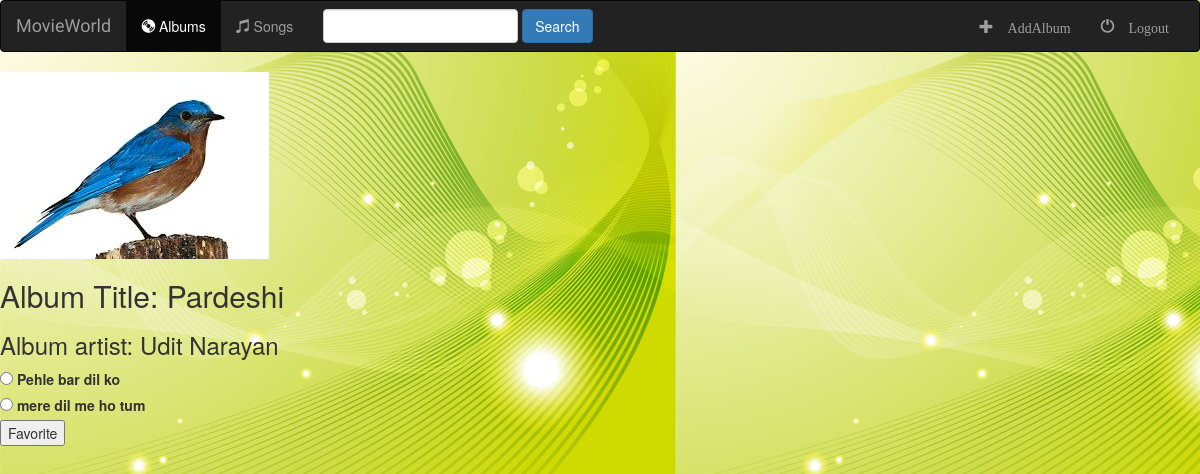
/music/2/, run on an earlier commit of the app's database.
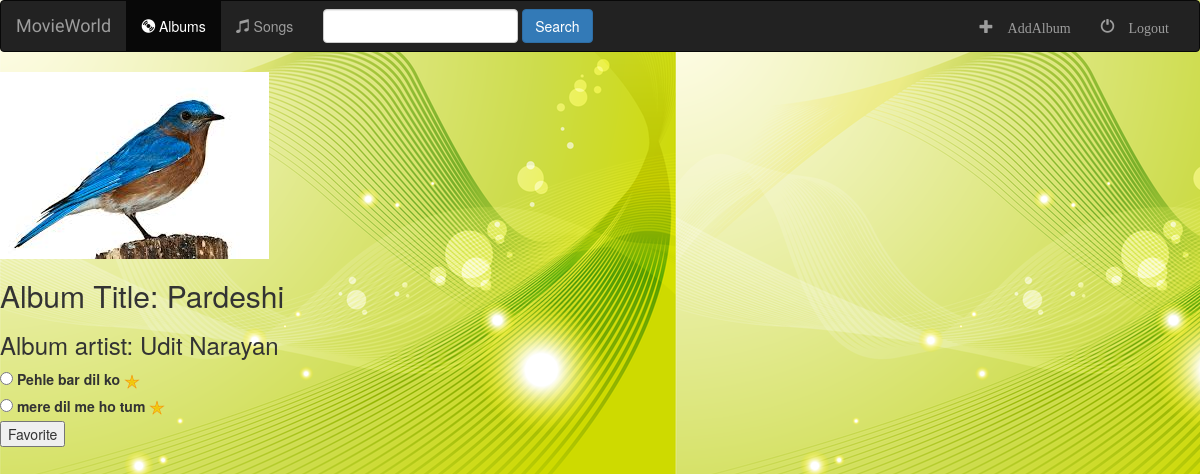
And on a later commit of the database.
### music/models.py (models this page shows, shortened)
class Album(models.Model):
    artist = models.CharField(max_length=200)
    album_title = models.CharField(max_length=200)
    genre = models.CharField(max_length=200)
    album_logo = models.CharField(max_length=200)

class Song(models.Model):
    album = models.ForeignKey(Album, on_delete=models.CASCADE)
    song_title = models.CharField(max_length=200)
    file_type = models.CharField(max_length=100)
    is_favorite = models.BooleanField(default=False)

### music/views.py (the view)
# urls.py: path('<int:id>/', views.details, name='detail'),
def details(request, id):
    album = get_object_or_404(Album, pk=id)
    return render(request, 'music/detail.html', {'album': album})

### music/templates/music/detail.html (shortened to what this page needs)
{% extends 'music/base.html' %}
{% load static %}
{% block body %}
    <img src="{% static 'music/images/bird.jpg' %}">
    <h2>Album Title: {{album.album_title}}</h2>
    <h3>Album artist: {{album.artist}}</h3>
    {% if error_msg %}
        <p><strong>{{error_msg}}</strong></p>
    {% else %}
    <form action="{% url 'music:favorite' album.id %}" method="post">
        {% for song in album.song_set.all %}
            <input type="radio" id="song{{ forloop.counter }}" name="song" value="{{song.id}}"/>
            <label for="song{{ forloop.counter }}">
                {{song.song_title}}
                {% if song.is_favorite %}
                    <img src="{% static 'music/images/star.png' %}" alt="my image"/>
                {% endif %}
            </label><br>
        {% endfor %}
        <input type="submit" value="Favorite">
    </form>
    {% endif %}
{% endblock %}

### music/templates/music/base.html (shortened to what this page needs)
<!DOCTYPE html>
<html lang="en">
<head>
    {% load staticfiles %}
    <link type="text/css" rel="stylesheet" href="{% static 'music/styles.css' %}"/>
    <link type="text/css" rel="stylesheet" href="https://maxcdn.bootstrapcdn.com/bootstrap/3.3.6/css/bootstrap.min.css">
</head>
<body>
    <nav class="navbar navbar-inverse">
    <div class="container-fluid">
        <div class="navbar-header">
            <a class="navbar-brand" href="{% url 'music:index' %}">MovieWorld</a>
        </div>
        <div class="collapse navbar-collapse" id="topNavBar">
            <ul class="nav navbar-nav">
                <li class="active">
                    <a href="{% url 'music:index' %}">
                        <span class="glyphicon glyphicon-cd" aria-hidden="true"></span>&nbsp;Albums
                    </a>
                </li>
                <li class="">
                    <a href="#">
                        <span class="glyphicon glyphicon-music" aria-hidden="true"></span>&nbsp;Songs
                    </a>
                </li>
            </ul>
            <form class="navbar-form navbar-left" role="search" method="get" action="#">
                <div class="form-group">
                    <input type="text" class="form-control" name="q" value="">
                </div>
                <button type="submit" class="btn btn-primary">Search</button>
            </form>
            <ul class="nav navbar-nav navbar-right">
                <li class="">
                    <a href="#">
                        <span class="glyphicon glyphicon-plus" aria-hidden="true">&nbsp;AddAlbum</span>
                    </a>
                </li>
                <li class="">
                    <a href="#">
                        <span class="glyphicon glyphicon-off" aria-hidden="true">&nbsp;Logout</span>
                    </a>
                </li>
            </ul>
        </div>
    </div>
</nav>
{% block body%}
{% endblock%}
</body>
</html>

### music/static/music/styles.css (style rules this page uses)
body { background: url('images/background.png') }
.navbar { border-radius:0 }
.navbar-brand { font-family:'Satisfy',cursive; }

What changed in the data, as far as the page shows it:
changed Song "Pehle bar dil ko": is_favorite: picture added
changed Song "mere dil me ho tum": is_favorite: picture added
